Frame 1 (no input): blank canvas, image omitted
Frame 60 (no input): blank canvas, image omitted
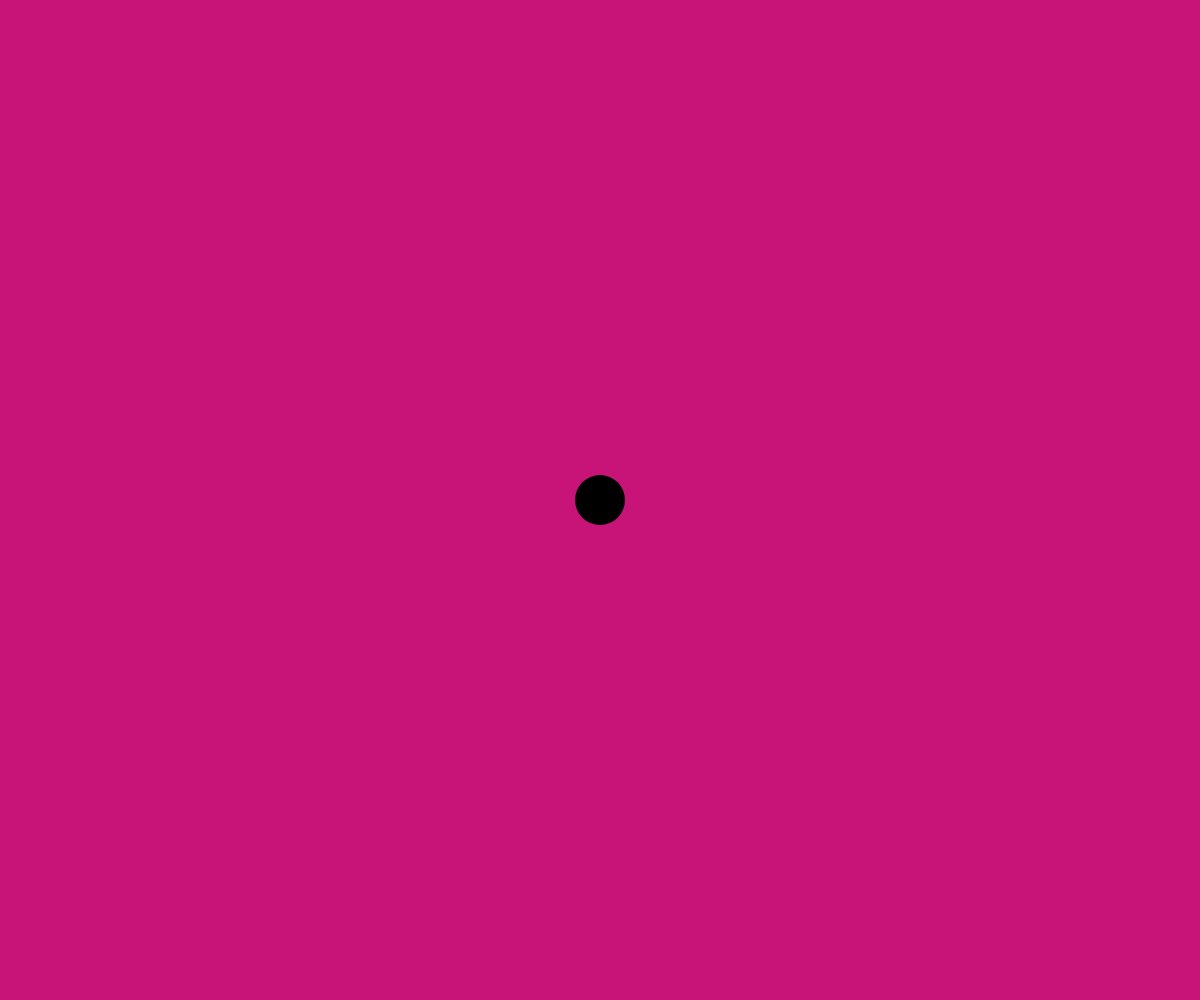
Frame 120 (the mouse pressed at the canvas centre since frame 60)

The p5.js sketch whose frames 1 and 60 were blank and that drew this single picture after the mouse press (run headless with seeded random() and noise() and a simulated clock; from frame 60 on, the mouse is pressed at the canvas centre):

// p5.js sketch
// ── sketch.js
// TODO: add color and mouseover
//       classify it
//in other programming languages they use "my" or "self" but here it's "this"
//this code is now encapsulated in a class and in fact the class code
//could even go in its own file. easy to google this 

let blinks = [];

class Blinky {
  constructor(x, y) {
    this.x = x;
    this.y = y;
    this.visible = false;
    this.period = random(100, 1000);
    this.changed = 0;
    this.diam = 50;
    this.mocolor = color(0, 0, 0);
  }
  update() {
    //copied from draw but changed mBlink to this bc its inside this class
    if (millis() - this.changed > this.period) {
      this.visible = !this.visible;
      this.changed = millis();
    }
    this.mouseOver = dist(mouseX, mouseY, this.x, this.y) < this.diam / 2;
  }
  draw() {
    if (this.visible || this.mouseOver) {
      if (this.mouseOver) {
        fill(this.mocolor);
      } else {
        fill(255);
      }
      ellipse(this.x, this.y, this.diam);
    }
  }
}

function setup() {
  createCanvas(windowWidth, windowHeight);
  noStroke();
}

function draw() {
  background(200, 20, 120);
  for (let idx = 0; idx < blinks.length; idx++) {
    let mBlink = blinks[idx];
    mBlink.update();
    mBlink.draw();
  }
}

function mousePressed() {
  blinks.push(new Blinky(mouseX, mouseY)); //pass mousex and mousey through Blinky every time I click
}
